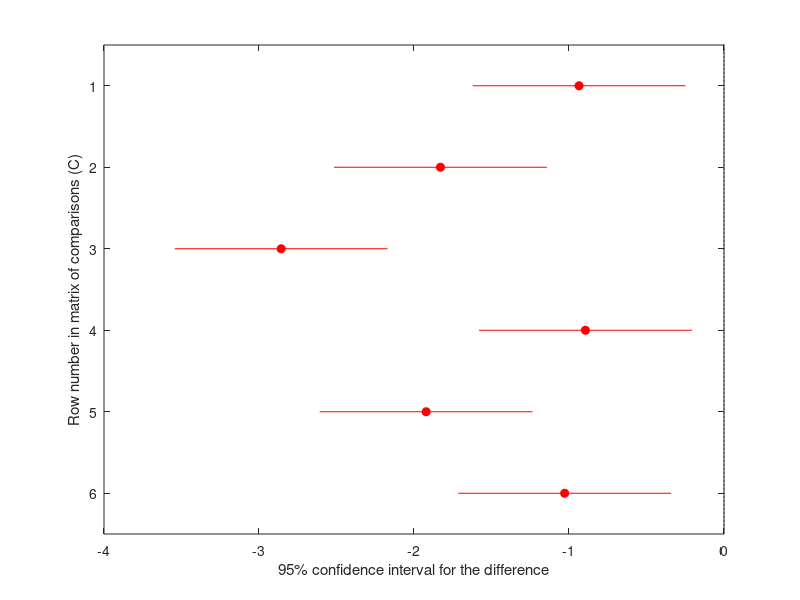
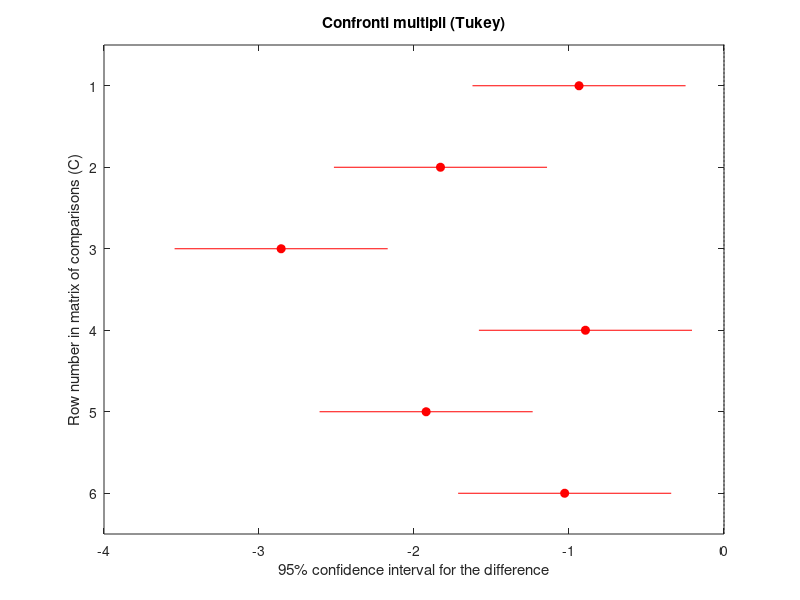

Write the MATLAB code that produced these figures, in order. (Note: this script raises an error after producing the figures.)
% Dati di esempio (sostituisci con i tuoi dati)
data = [randn(30, 1); randn(30, 1) + 1; randn(30, 1) + 2; randn(30, 1) + 3];
gruppi = [repmat({'G1'}, 30, 1); repmat({'G2'}, 30, 1); repmat({'G3'}, 30, 1); repmat({'G4'}, 30, 1)];

% Esegui l'ANOVA
[p, tbl, stats] = anova1(data, gruppi, 'off');

% Correzione di Tukey
result = multcompare(stats, 'CType', 'tukey-kramer');
% Numero di gruppi
numGroups = length(stats.gnames);

% Inizializza una matrice vuota per i p-value
p_values_corrected = nan(numGroups);

% Riempie la matrice con i p-value di Tukey
for i = 1:size(result, 1)
    g1 = result(i, 1);  % Indice del gruppo 1
    g2 = result(i, 2);  % Indice del gruppo 2
    p_val = result(i, 6);  % p-value corretto
    p_values_corrected(g1, g2) = p_val;
end
% Visualizza il grafico `multcompare` per i confronti a coppie
figure;
multcompare(stats, 'CType', 'tukey-kramer');
title('Confronti multipli (Tukey)');
% Soglia di significatività
alpha = 0.05;

% Creazione della heatmap
figure;
h = heatmap(p_values_corrected, 'CellLabelFormat', '%.4f');
title('P-value corretti (Tukey)');
xlabel('Gruppi');
ylabel('Gruppi');

% Rimozione etichetta "NaN" per celle bianche
h.MissingDataLabel = '';

% Definizione della mappa colori personalizzata (bianco per NaN, blu per non significativi, rosso per significativi)
cmap = [1 1 1; 0 0 1; 1 0 0];
colormap(gca, cmap);

% Imposta limiti della scala per colorare solo valori sotto alpha in rosso
h.ColorLimits = [0, alpha];

% Imposta il colore bianco per i NaN
h.MissingDataColor = [1 1 1];
